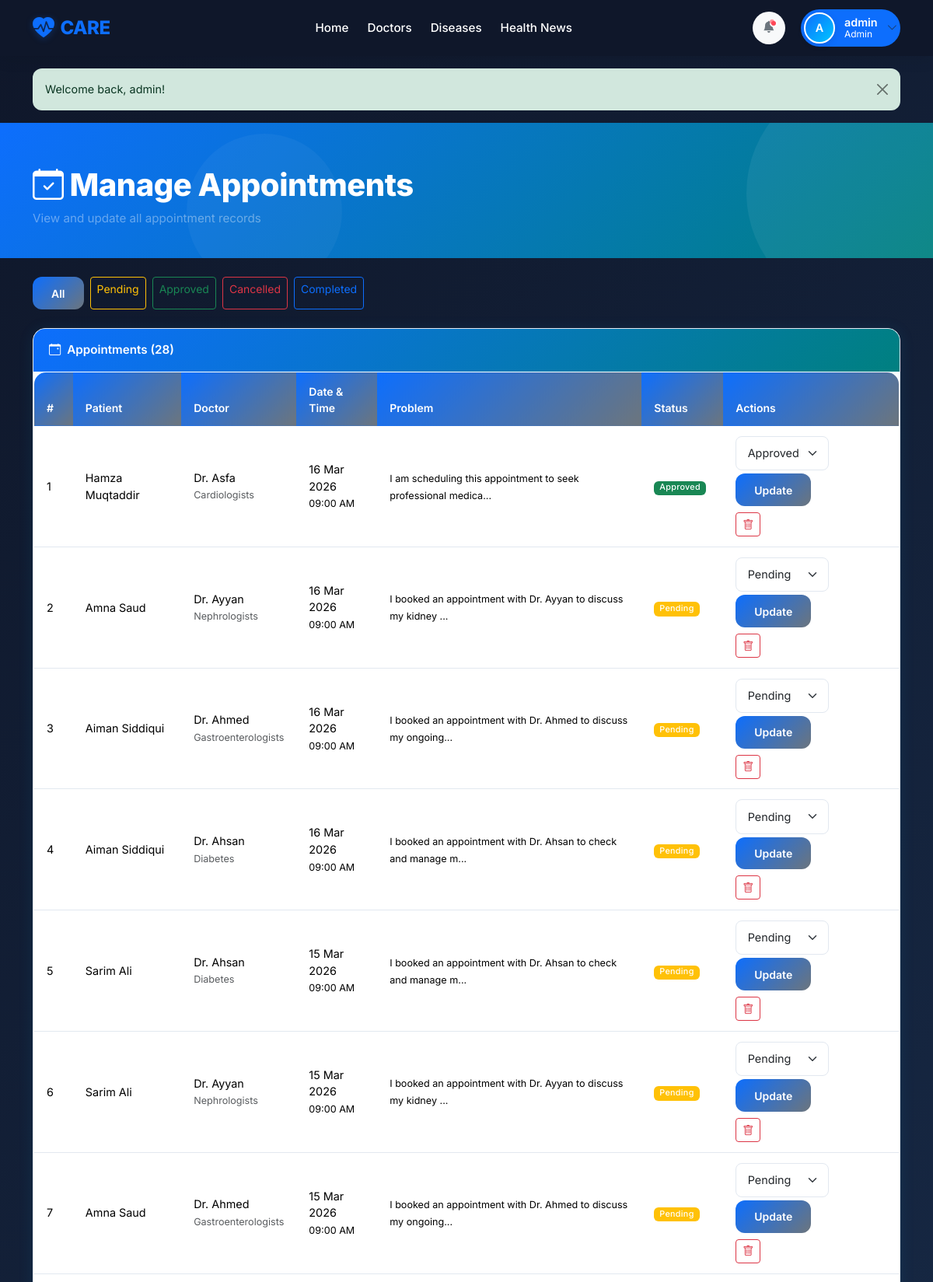
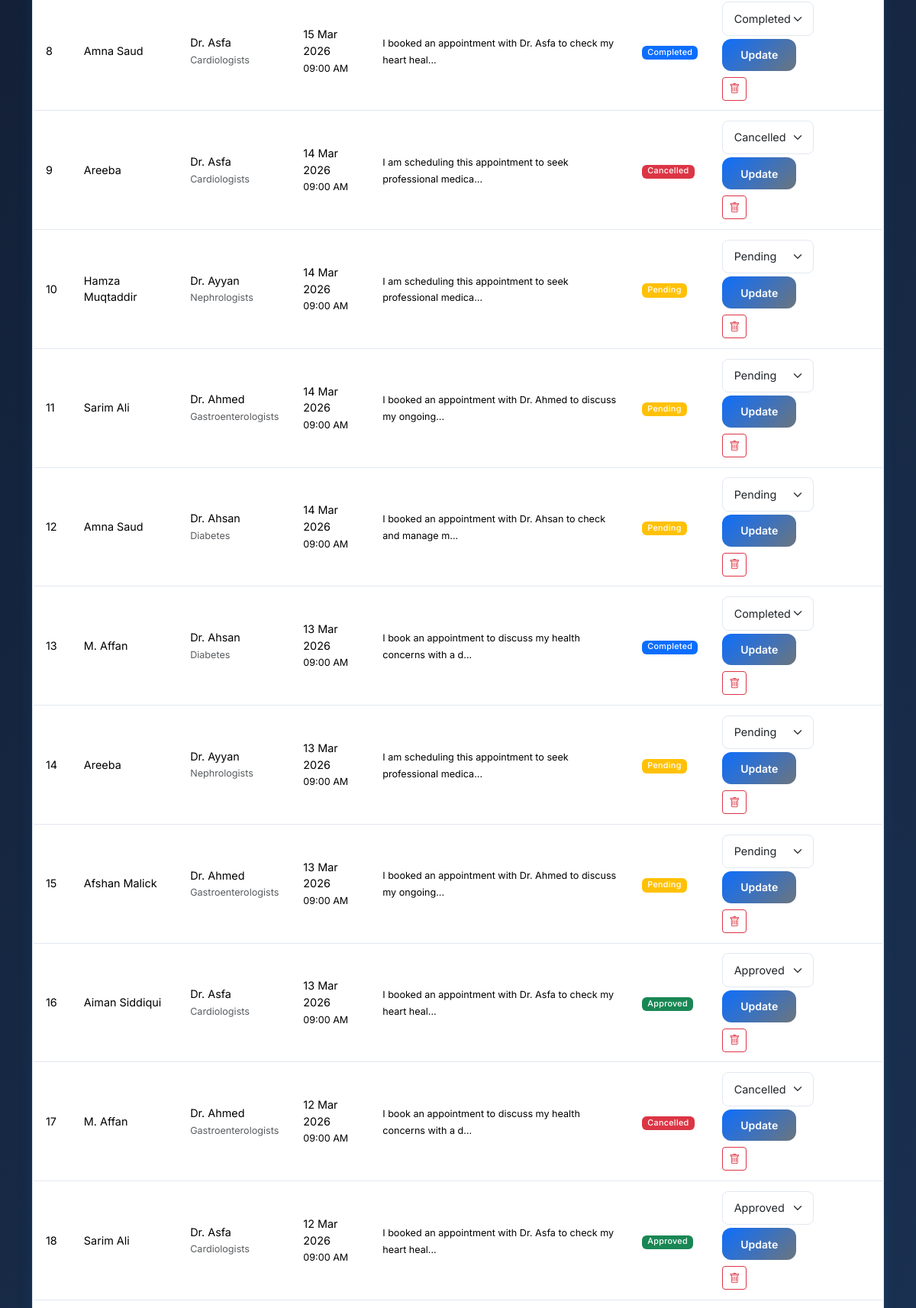
The page /admin/appointments.php (signed in, upper part) on the database its author committed (2 pictures, top to bottom).
### tables this page shows
CREATE TABLE `appointments` (
  `id` int(11) NOT NULL,
  `doctor_id` int(11) NOT NULL,
  `patient_id` int(11) NOT NULL,
  `appointment_date` date NOT NULL,
  `appointment_time` time NOT NULL,
  `problem` text DEFAULT NULL,
  `status` enum('pending','approved','cancelled','completed') DEFAULT 'pending',
  `created_at` timestamp NOT NULL DEFAULT current_timestamp()
);

CREATE TABLE `patients` (
  `id` int(11) NOT NULL,
  `user_id` int(11) NOT NULL,
  `full_name` varchar(100) NOT NULL,
  `phone` varchar(20) NOT NULL,
  `address` text NOT NULL,
  `city_id` int(11) NOT NULL,
  `profile_image` varchar(255) DEFAULT NULL,
  `date_of_birth` date DEFAULT NULL,
  `gender` enum('male','female','other') DEFAULT NULL,
  `created_at` timestamp NOT NULL DEFAULT current_timestamp()
);

CREATE TABLE `doctors` (
  `id` int(11) NOT NULL,
  `user_id` int(11) NOT NULL,
  `full_name` varchar(100) NOT NULL,
  `specialization` varchar(100) NOT NULL,
  `qualification` varchar(150) DEFAULT NULL,
  `experience` int(11) DEFAULT NULL,
  `phone` varchar(20) DEFAULT NULL,
  `address` text DEFAULT NULL,
  `city_id` int(11) NOT NULL,
  `profile_image` varchar(255) DEFAULT NULL,
  `created_at` timestamp NOT NULL DEFAULT current_timestamp()
);

### admin/appointments.php (the view, shortened to what this page needs)
<?php
require_once '../config/db.php';
require_once '../includes/auth.php';
$statusFilter = $_GET['status'] ?? '';
$where = $statusFilter ? "WHERE a.status='$statusFilter'" : '';
$appointments = $conn->query("
    SELECT a.*,
           d.full_name as doctor_name, d.specialization,
           p.full_name as patient_name
    FROM appointments a
    JOIN doctors d ON a.doctor_id = d.id
    JOIN patients p ON a.patient_id = p.id
    $where
    ORDER BY a.appointment_date DESC, a.appointment_time DESC
");
include '../includes/header.php';
?>
<div class="page-hero">
    <div class="container">
        <h1><i class="bi bi-calendar-check me-2 text-white"></i>Manage Appointments</h1>
        <p class="mb-0 opacity-75 text-white-50">View and update all appointment records</p>
    </div>
</div>
<div class="container py-4">
    <div class="d-flex gap-2 mb-4 flex-wrap">
        <a href="appointments.php" class="btn <?= $statusFilter===''?'btn-care':'btn-outline-secondary' ?> btn-sm">All</a>
        <?php foreach (['pending'=>'warning','approved'=>'success','cancelled'=>'danger','completed'=>'primary'] as $s=>$c): ?>
        <a href="appointments.php?status=<?= $s ?>" class="btn btn-sm <?= $statusFilter===$s?'btn-'.$c:'btn-outline-'.$c ?>">
            <?= ucfirst($s) ?>
        </a>
        <?php endforeach; ?>
    </div>
    <div class="care-card">
        <div class="card-header"><i class="bi bi-calendar-event me-2"></i>Appointments (<?= $appointments->num_rows ?>)</div>
        <div class="card-body p-0">
            <div class="table-responsive">
                <table class="table care-table mb-0">
                    <thead>
                        <tr><th>#</th><th>Patient</th><th>Doctor</th><th>Date & Time</th><th>Problem</th><th>Status</th><th>Actions</th></tr>
                    </thead>
                    <tbody>
                        <?php $i=1; while ($a = $appointments->fetch_assoc()): ?>
                        <tr>
                            <td><?= $i++ ?></td>
                            <td class="fw-500"><?= e($a['patient_name']) ?></td>
                            <td><?= e($a['doctor_name']) ?><br><small class="text-muted"><?= e($a['specialization']) ?></small></td>
                            <td><?= formatDate($a['appointment_date']) ?><br><small><?= formatTime($a['appointment_time']) ?></small></td>
                            <td><small><?= $a['problem'] ? e(substr($a['problem'],0,60)).'...' : '-' ?></small></td>
                            <td><?= statusBadge($a['status']) ?></td>
                            <td>
                                <form method="POST" class="d-flex gap-1 flex-wrap">
                                    <select name="status" class="form-select form-select-sm" style="width:120px;">
                                        <?php foreach (['pending','approved','cancelled','completed'] as $s): ?>
                                        <option value="<?= $s ?>" <?= $a['status']===$s?'selected':'' ?>><?= ucfirst($s) ?></option>
                                        <?php endforeach; ?>
                                    </select>
                                    <button type="submit" class="btn btn-care btn-sm mb-2">Update</button>
                                </form>
                                <form method="POST" class="d-inline mt-1">
                                    <button type="submit" class="btn btn-outline-danger btn-sm" data-confirm="Delete this appointment?"><i class="bi bi-trash"></i></button>
                                </form>
                            </td>
                        </tr>
                        <?php endwhile; ?>
                    </tbody>
                </table>
            </div>
        </div>
    </div>
</div>
<?php include '../includes/footer.php'; ?>

### includes/auth.php (shortened to what this page needs)
<?php
function e($string) {
    return htmlspecialchars($string ?? '', ENT_QUOTES, 'UTF-8');
}
function getFlash() {
    if (isset($_SESSION['flash'])) {
        $flash = $_SESSION['flash'];
        return $flash;
    }
    return null;
}
function showFlash() {
    $flash = getFlash();
    if ($flash) {
        $class = $flash['type'] === 'success' ? 'success' : ($flash['type'] === 'error' ? 'danger' : $flash['type']);
        echo '<div class="alert alert-' . $class . ' alert-dismissible fade show" role="alert">';
        if (is_array($flash['message'])) {
            echo '<ul class="mb-0' . (count($flash['message']) > 1 ? '' : ' list-unstyled') . '">';
            foreach ($flash['message'] as $msg) {
                echo '<li>' . e($msg) . '</li>';
            }
            echo '</ul>';
        } else {
            echo e($flash['message']);
        }
        echo '<button type="button" class="btn-close" data-bs-dismiss="alert"></button>';
        echo '</div>';
    }
}
function formatDate($date) {
    return date('d M Y', strtotime($date));
}
function formatTime($time) {
    return date('h:i A', strtotime($time));
}
function statusBadge($status) {
    $colors = [
        'active'    => 'success',
        'inactive'  => 'secondary',
        'pending'   => 'warning',
        'approved'  => 'success',
        'cancelled' => 'danger',
        'completed' => 'primary',
        'available' => 'info',
        'booked'    => 'dark',
    ];
    $color = $colors[$status] ?? 'secondary';
    return '<span class="badge bg-' . $color . '">' . ucfirst($status) . '</span>';
}
?>

### assets/css/style.css (style rules this page uses)
:root { --care-primary: #0ea5e9; --care-secondary: #0284c7; --care-teal: #0d9488; --care-teal-light: #ccfbf1; --care-blue-light: #e0f2fe; --care-dark: #0f172a; --care-text: #1e293b; --care-muted: #6e748b; --care-border: #e2e8f0; --care-card-bg: #ffffff; --care-bg: #f0f9ff; --navbar-bg: #0f172a; --footer-bg: #0f172a; --shadow-sm: 0 1px 3px rgba(0, 0, 0, .08), 0 1px 2px rgba(0, 0, 0, .06); --shadow-md: 0 4px 6px -1px rgba(0, 0, 0, .1), 0 2px 4px -1px rgba(0, 0, 0, .06); --shadow-lg: 0 10px 15px -3px rgba(0, 0, 0, .1), 0 4px 6px -2px rgba(0, 0, 0, .05); --shadow-card: 0 2px 20px rgba(14, 165, 233, .10); --radius-sm: 0.5rem; --radius-md: 0.75rem; --radius-lg: 1rem; --radius-xl: 1.5rem; --transition: all 0.25s ease; }
*, *::before, *::after { box-sizing: border-box; }
html { scroll-behavior: smooth; }
body { font-family: 'Inter', system-ui, -apple-system, sans-serif; background: linear-gradient(135deg, #0f172a 0%, #1e3a5f 100%); color: var(--care-text); min-height: 100vh; display: flex; flex-direction: column; font-size: 0.95rem; }
.care-card { background: var(--care-card-bg); border: 1px solid var(--care-border); border-radius: var(--radius-lg); box-shadow: var(--shadow-card); transition: var(--transition); overflow: hidden; }
.care-card .card-header { background: linear-gradient(135deg, var(--care-primary), var(--care-teal)); color: #fff; border: none; font-weight: 600; padding: 1rem 1.25rem; transition: var(--transition); }
.btn-care { background: linear-gradient(135deg, var(--care-primary), var(--care-secondary)); color: #fff !important; border: none; border-radius: var(--radius-md); font-weight: 600; padding: 0.65rem 1.5rem; transition: var(--transition); }
.form-control, .form-select { border-radius: var(--radius-sm); border-color: var(--care-border); padding: 0.65rem 0.9rem; font-size: 0.9rem; transition: var(--transition); }
.care-table { border-radius: var(--radius-lg); overflow: hidden; box-shadow: var(--shadow-card); border: 1px solid var(--care-border); }
.care-table thead th { background: linear-gradient(135deg, var(--care-primary), var(--care-secondary)); color: #fff; font-weight: 600; border: none; padding: 0.85rem 1rem; font-size: 0.875rem; }
.care-table tbody tr { transition: var(--transition); border-color: var(--care-border); }
.care-table td { padding: 0.8rem 1rem; vertical-align: middle; font-size: 0.9rem; position: relative; z-index: 1; }
.page-hero { background: linear-gradient(135deg, var(--care-primary), var(--care-teal)); color: #fff; padding: 3.5rem 0 2.5rem; position: relative; overflow: hidden; }
.page-hero::before { content: ''; position: absolute; top: -60px; right: -60px; width: 300px; height: 300px; border-radius: 50%; background: rgba(255, 255, 255, .06); }
.page-hero::after { content: ''; position: absolute; bottom: -40px; left: 20%; width: 200px; height: 200px; border-radius: 50%; background: rgba(255, 255, 255, .04); }
.page-hero .container { position: relative; z-index: 1; }
.page-hero h1 { font-weight: 800; letter-spacing: -0.5px; }
.alert { border-radius: var(--radius-md); border: none; font-size: 0.9rem; }
.badge { font-weight: 500; letter-spacing: 0.3px; }

### assets/css/header.css (style rules this page uses)
:root { --care-primary: #0d6efd; --care-primary-dark: #0a58ca; --care-secondary: #6c757d; --care-teal: #008080; --care-teal-light: #e0f2f2; --care-blue-light: #f0f7ff; --care-white: #ffffff; --care-dark: #212529; --navbar-bg: #0f172a; --care-gray-100: #f8f9fa; --care-gray-200: #e9ecef; --care-shadow: 0 4px 20px rgba(0, 0, 0, 0.08); --care-transition: all 0.3s cubic-bezier(0.4, 0, 0.2, 1); }

### rows shown on the page
appointments: patient.full_name "Hamza Muqtaddir", doctor.full_name "Dr. Asfa", doctor.specialization "Cardiologists", appointment_date "16 Mar 2026", appointment_time "09:00 AM", problem "I am scheduling this appointment to seek professional medica", status "Approved"
appointments: patient.full_name "Amna Saud", doctor.full_name "Dr. Ayyan", doctor.specialization "Nephrologists", appointment_date "16 Mar 2026", appointment_time "09:00 AM", problem "I booked an appointment with Dr. Ayyan to discuss my kidney", status "Pending"
appointments: patient.full_name "Aiman Siddiqui", doctor.full_name "Dr. Ahmed", doctor.specialization "Gastroenterologists", appointment_date "16 Mar 2026", appointment_time "09:00 AM", problem "I booked an appointment with Dr. Ahmed to discuss my ongoing", status "Pending"
appointments: patient.full_name "Aiman Siddiqui", doctor.full_name "Dr. Ahsan", doctor.specialization "Diabetes", appointment_date "16 Mar 2026", appointment_time "09:00 AM", problem "I booked an appointment with Dr. Ahsan to check and manage m", status "Pending"
appointments: patient.full_name "Sarim Ali", doctor.full_name "Dr. Ahsan", doctor.specialization "Diabetes", appointment_date "15 Mar 2026", appointment_time "09:00 AM", problem "I booked an appointment with Dr. Ahsan to check and manage m", status "Pending"
appointments: patient.full_name "Sarim Ali", doctor.full_name "Dr. Ayyan", doctor.specialization "Nephrologists", appointment_date "15 Mar 2026", appointment_time "09:00 AM", problem "I booked an appointment with Dr. Ayyan to discuss my kidney", status "Pending"
appointments: patient.full_name "Amna Saud", doctor.full_name "Dr. Ahmed", doctor.specialization "Gastroenterologists", appointment_date "15 Mar 2026", appointment_time "09:00 AM", problem "I booked an appointment with Dr. Ahmed to discuss my ongoing", status "Pending"
appointments: patient.full_name "Amna Saud", doctor.full_name "Dr. Asfa", doctor.specialization "Cardiologists", appointment_date "15 Mar 2026", appointment_time "09:00 AM", problem "I booked an appointment with Dr. Asfa to check my heart heal", status "Completed"
appointments: patient.full_name "Areeba", doctor.full_name "Dr. Asfa", doctor.specialization "Cardiologists", appointment_date "14 Mar 2026", appointment_time "09:00 AM", problem "I am scheduling this appointment to seek professional medica", status "Cancelled"
appointments: patient.full_name "Hamza Muqtaddir", doctor.full_name "Dr. Ayyan", doctor.specialization "Nephrologists", appointment_date "14 Mar 2026", appointment_time "09:00 AM", problem "I am scheduling this appointment to seek professional medica", status "Pending"
appointments: patient.full_name "Sarim Ali", doctor.full_name "Dr. Ahmed", doctor.specialization "Gastroenterologists", appointment_date "14 Mar 2026", appointment_time "09:00 AM", problem "I booked an appointment with Dr. Ahmed to discuss my ongoing", status "Pending"
appointments: patient.full_name "Amna Saud", doctor.full_name "Dr. Ahsan", doctor.specialization "Diabetes", appointment_date "14 Mar 2026", appointment_time "09:00 AM", problem "I booked an appointment with Dr. Ahsan to check and manage m", status "Pending"
appointments: patient.full_name "M. Affan", doctor.full_name "Dr. Ahsan", doctor.specialization "Diabetes", appointment_date "13 Mar 2026", appointment_time "09:00 AM", problem "I book an appointment to discuss my health concerns with a d", status "Completed"
appointments: patient.full_name "Areeba", doctor.full_name "Dr. Ayyan", doctor.specialization "Nephrologists", appointment_date "13 Mar 2026", appointment_time "09:00 AM", problem "I am scheduling this appointment to seek professional medica", status "Pending"
appointments: patient.full_name "Afshan Malick", doctor.full_name "Dr. Ahmed", doctor.specialization "Gastroenterologists", appointment_date "13 Mar 2026", appointment_time "09:00 AM", problem "I booked an appointment with Dr. Ahmed to discuss my ongoing", status "Pending"
appointments: patient.full_name "Aiman Siddiqui", doctor.full_name "Dr. Asfa", doctor.specialization "Cardiologists", appointment_date "13 Mar 2026", appointment_time "09:00 AM", problem "I booked an appointment with Dr. Asfa to check my heart heal", status "Approved"
appointments: patient.full_name "M. Affan", doctor.full_name "Dr. Ahmed", doctor.specialization "Gastroenterologists", appointment_date "12 Mar 2026", appointment_time "09:00 AM", problem "I book an appointment to discuss my health concerns with a d", status "Cancelled"
appointments: patient.full_name "Sarim Ali", doctor.full_name "Dr. Asfa", doctor.specialization "Cardiologists", appointment_date "12 Mar 2026", appointment_time "09:00 AM", problem "I booked an appointment with Dr. Asfa to check my heart heal", status "Approved"

### other values the page prints
$initial "A"
$username "admin"
$role "Admin"
$flash['message'] "Welcome back, admin!"
$s "Pending"
$s "Approved"
$s "Cancelled"
$s "Completed"
$appointments->num_rows "28"
